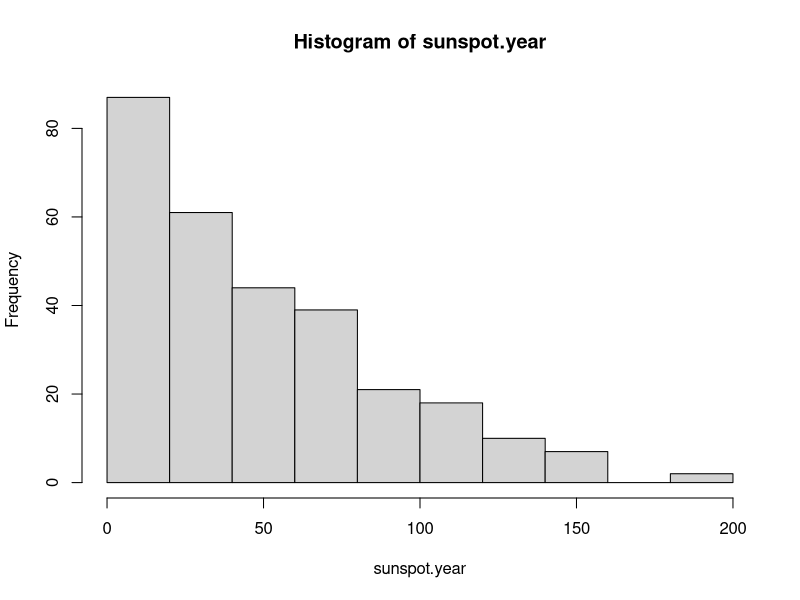
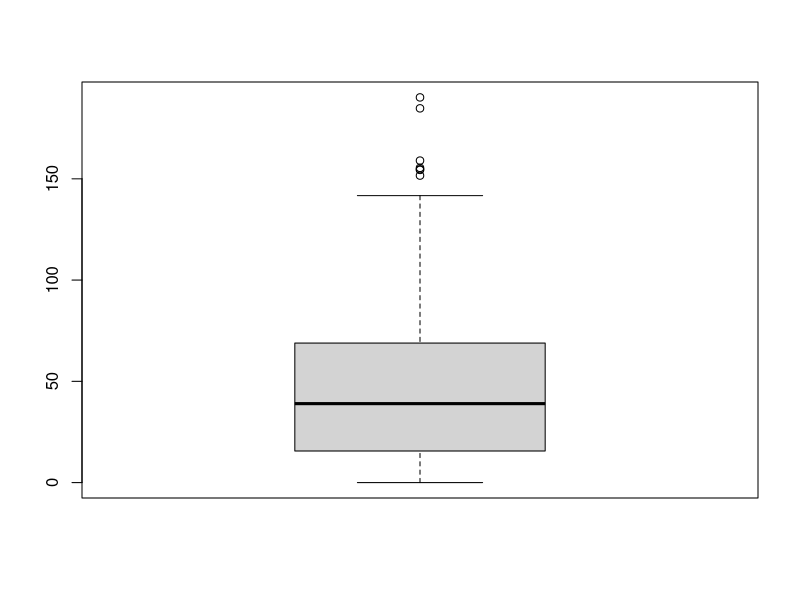
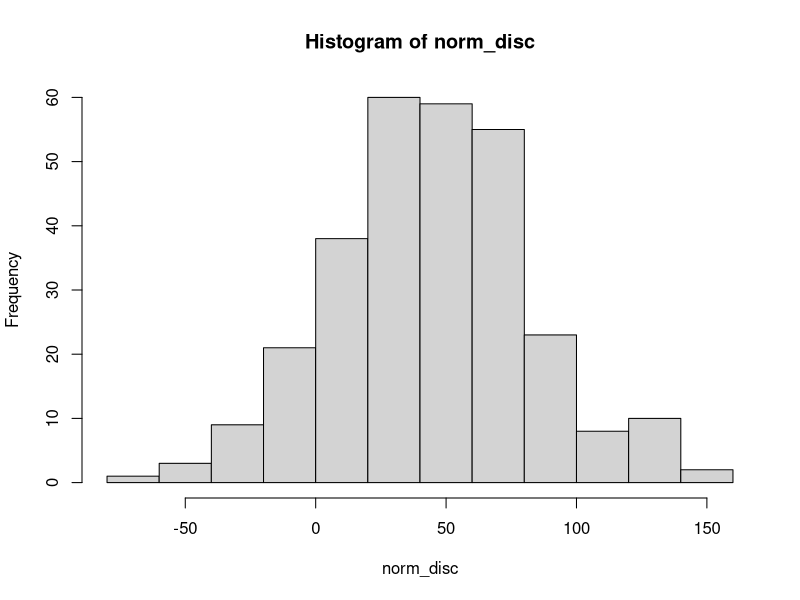
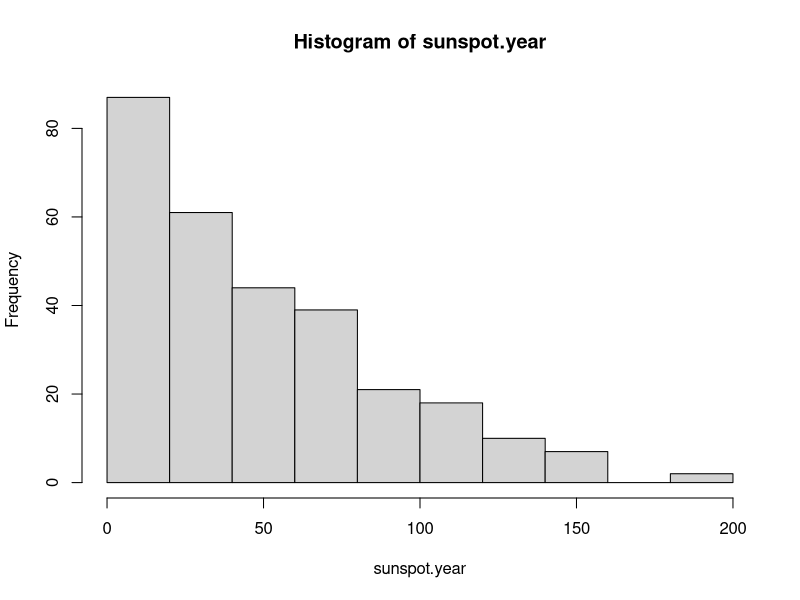
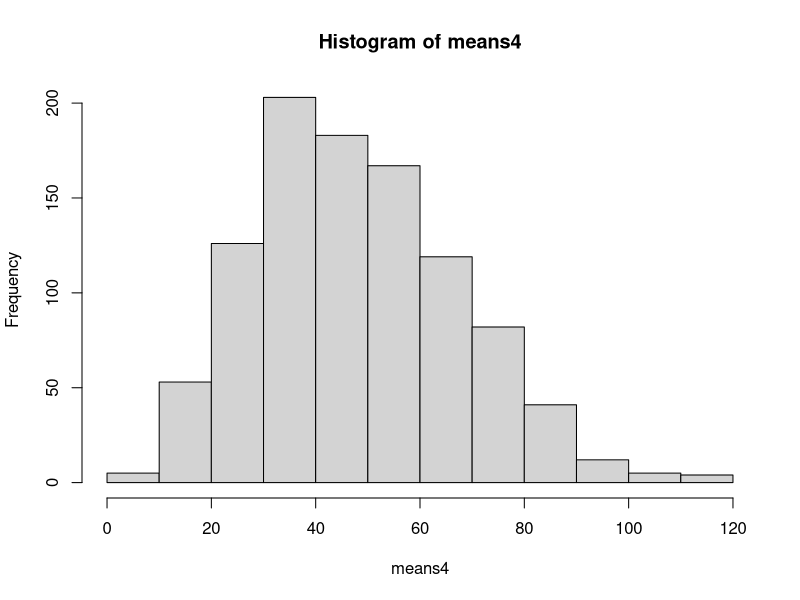
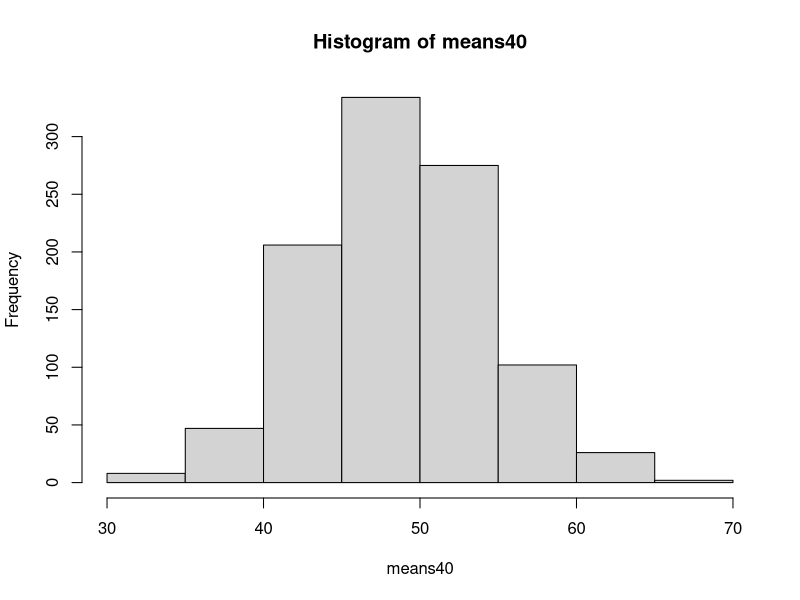

Recreate these plots in R, in order.
### Stats with R class sheet 2


## This class sheet contains the exercises that you will need to complete and 
## submit within the next 60 minutes. Write the code below the questions. 
## If you need to provide a written answer, comment this out using a hashtag (#). 
## Submit your class sheet via cms (one member) and notify your tutor once you are done.

## Please write below all Names and Matriculation numbers of your team members that are present:
## Name: Ankit Khatiwada
## Matriculation number: 7089529
## Name: Bishal Joshi
## Matriculation number: 7079449
## Name: Sonika Acharya
## Matriculation number: 7090131

###############################################################
# Sampling distribution, confidence intervals, and data cleaning
###############################################################

###############################################################
### Exercise 1: Deriving sampling distributions
###############################################################
## In this exercise, we're going to derive sampling distributions for the mean with 
## different sizes.

## a) We will not use data from a normal distribution, but work with the poisson distribution, which is 
### often used for count data. We will use the dataset sunspot.year, please find out what it is about
## Yearly numbers of sunspots from 1700 to 1988 (rounded to one digit).
?sunspots
class(sunspots)

## please run the following line to convert the data into numeric
sunspot.year = as.numeric(sunspot.year)
sunspot.year

## b) Take a look at the dataset using the summary() function and histogram and boxplot. 
summary(sunspot.year)
?hist
hist(sunspot.year)
?boxplot
boxplot(sunspot.year)

## c) Compare mean and median of the dataset
mean(sunspot.year)
median(sunspot.year)
## mean is 48.61 and median is 39.00

## d) Create a random sample of a normal distribution of equal length (same number of data points) and with the same mean and 
##   standard deviation as the observed dataset (sunspot.year), assign it to norm_disc
?rnorm
?sd
?sunspot.year
norm_disc <- rnorm(length(sunspot.year), mean = mean(sunspot.year), sd = sd(sunspot.year))

## e) Make a histogram of norm_disc and compare this to the histogram of the original dataset from b
hist(norm_disc)
hist(sunspot.year)

## f) Describe the differences observed in e
## The sunspot.year dataset is right skewed and norm_disc is normally distributed 

## g) Now, we are going to draw a smaller sample from sunspot.year.
### Use the function sample() to create a sample of four instances from sunspot.year
### assign it to sample4
?sample
sample4 <- sample(sunspot.year, 4)

## h) draw another 2 samples of 4 called sample4b and sample4c
sample4b <- sample(sunspot.year, 4)
sample4c <- sample(sunspot.year, 4)

## i) calculate the mean of the three samples and store them in the vector means4
mean(sample4)
mean(sample4b)
mean(sample4c)

## j) Are the values different? Why?
## Yes, the samples are taken randomly from the original data so they have different means

## k)   In order to draw a distribution of such a sample, we want to calculate the
###   mean of 1000 samples, each of size 4. However, we don't want to repeat 
###   question e and f 1000 times. Use a for loop to draw 1000 samples of size 4
###   and store the mean of each sample in the vector means4.
means4 <- c()
for (x in (1:1000)) {
  means4 <- append(means4, mean(sample(sunspot.year, 4))) 
}
means4

## l) Repeat the for-loop in question k, but use a sample size of 40. 
##    Assign this to 'means40' instead of 'means4'.
means40 <- c()
for (x in (1:1000)) {
  means40 <- append(means40, mean(sample(sunspot.year, 40))) 
}
means40

## m) Explain in your own words what 'means4' and 'means40' now contain. 
##    How do they differ?
## Mean4 will contain the mean of randomly sampled 4 samples from the distribution. 
## Mean40 will contain the mean of randomly sampled 40 samples from the same distribution.
## Sampling is done 1000 times in each.

## n) Draw histograms of means4 and means40. Describe in what way they differ
hist(means4)
hist(means40)
## Mean 40 is more normally distributed than means4 cause it has more number of samples.

## o) Why do you observe a skew for means4, but not for means40?
## The same reason as we increase the number of data in sampling it moves from the original distribution to the normal distribution. 
## As the original distribution was right skewed, the mean4 is a bit skewed because it has less number of sample, whereas means40 has more number of samples so it is normally distributed
